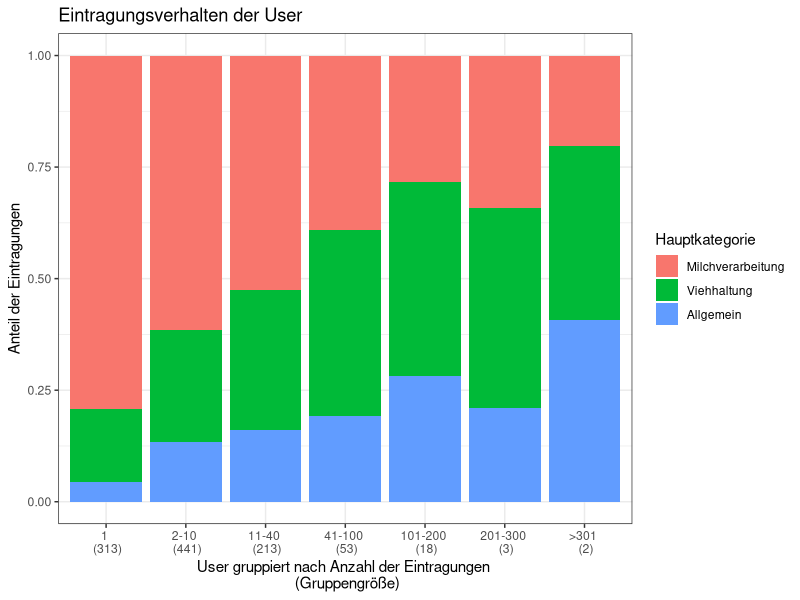
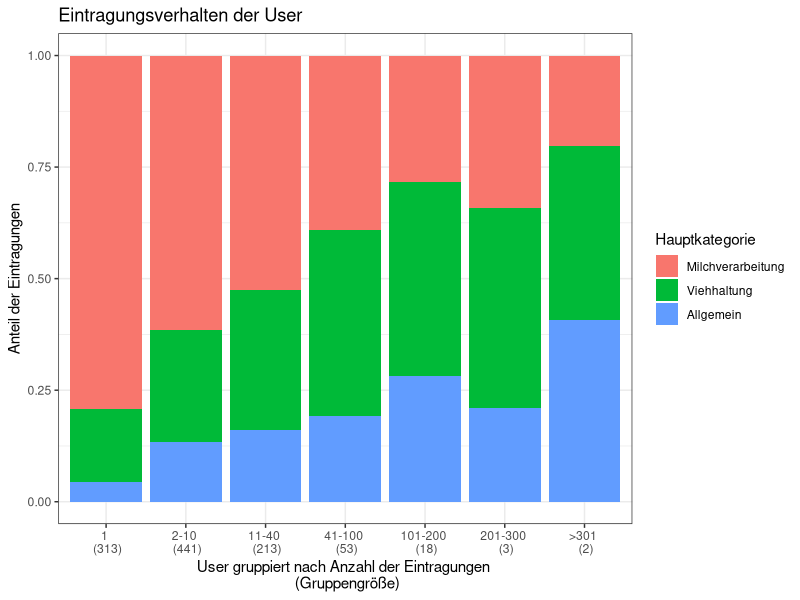

Here is the R script that generated these plots, in order:
# Alle User teilen wir nun in 7 Gruppen ein, nach ihrer Anzahl der Crowdsourcing- Einträge
crowd <- read.csv("crowd01.csv", encoding = "UTF-8", sep = ",")
ids <- table(crowd$Id_Informant)

#1. Gruppe entspricht alle User die nur einen Eintrag geleistet haben
# = 313 verschiedene User/ 313 Einträge
eintrag_eins <- ids[ids == 1]
dimnames(eintrag_eins)
eintrag_eins <- as.numeric(dimnames(eintrag_eins)[[1]])
eintrag_eins <- crowd[crowd$Id_Informant %in% eintrag_eins, ]
table(eintrag_eins$Hauptkategorie)
# Häufigste Kategorie: Milchverarbeitung (235 Einträge), dann Viehhaltung (49 Einträge), Allgemein (13)

#2. Gruppe: 2 - 10 Einträge = 441 User gesamt mit Gesamt 2131 Beiträgen
ids[ids > 1 & ids < 11]
beitrag_2_10 <- ids[ids > 1 & ids < 11]
dimnames(beitrag_2_10) 
index_2_10 <- as.numeric(dimnames(beitrag_2_10)[[1]])
subset_2_10 <-crowd[crowd$Id_Informant %in% index_2_10, ]
nrow(subset_2_10)
# Anzahl Belege gesamt: 2131
filter_subset_2_10 <- subset_2_10[!duplicated(subset_2_10$Id_Informant),]
# Für user anzahl: 441
nrow(filter_subset_2_10)
# Häufigste genannte Kategorie 
table(subset_2_10$Hauptkategorie)
#         Ackerbau              Allgemein                 Backen                  Fauna 
#            36                    243                     51                     50 
#            Flora       Holzverarbeitung                  Küche Landschaftsformationen 
#            61                     40                     27                     18 
# Milchverarbeitung            Viehhaltung                 Wetter                   Zeit 
#           1119                    460                     18                      8 

# Meiste: Kategorie Milchverarbeitung(1119 Einträge), dann Viehhaltung (460 Einträge), Allgemein(243)




# 3. Gruppe: 11 - 40 Eintragungen = 213 User mit 4240 Beiträgen insgesamt
ids[ids > 10 & ids < 41 ]
beitrag_11_40 <- ids[ids > 10 & ids < 41]
dimnames(beitrag_11_40)
index_11_40 <- as.numeric(dimnames(beitrag_11_40)[[1]])
subset_11_40 <-crowd[crowd$Id_Informant %in% index_11_40, ]
#User 213
filter_11_40 <- subset_11_40[!duplicated(subset_11_40$Id_Informant),]
nrow(filter_11_40)
#Einträge gesamt 4240
nrow(subset_11_40)
table(subset_11_40$Hauptkategorie)
#             Ackerbau              Allgemein                 Backen                  Fauna 
#                 119                    558                    138                    136 
#               Flora       Holzverarbeitung                  Küche Landschaftsformationen 
#                 137                     95                     41                     29 
#   Milchverarbeitung            Viehhaltung                 Wetter                   Zeit 
#               1820                   1083                     54                     30 
 
# Meiste Kategorie: Milchverarbeitung (1820), Viehhaltung (1083), Allgemein (558)

# 4. Gruppe 41- 100 Eintragungen 
ids[ids > 40 & ids < 101 ]
beitrag_41_100 <- ids[ids > 40 & ids < 101]
dimnames(beitrag_41_100)
index_41_100 <- as.numeric(dimnames(beitrag_41_100)[[1]])
subset_41_100 <-crowd[crowd$Id_Informant %in% index_41_100, ]
nrow(subset_41_100)
# Anzahl Belege gesamt:3427
filter_subset_41_100 <- subset_41_100[!duplicated(subset_41_100$Id_Informant),]
# User anzahl: 53
nrow(filter_subset_41_100)

# Häufigste genannte Kategorie ? 
table(subset_41_100$Hauptkategorie)
#         Ackerbau              Allgemein                 Backen                  Fauna 
#             123                    503                    133                    151 
#           Flora       Holzverarbeitung                  Küche Landschaftsformationen 
#             163                     89                     48                     21 
# Milchverarbeitung            Viehhaltung                 Wetter                   Zeit 
#             1022                   1083                     72                     19 
#Häufigste Kategorie:  Viehhaltung (1083), dann Milchverarbeitung (1022), Allgemein (503)

# 5. Gruppe: 101 - 200 Einträge ins Crowdsourcing-Tool
ids[ids > 100 & ids < 201 ]
beitrag_101_200 <- ids[ids > 100 & ids < 201]
dimnames(beitrag_101_200)
index_101_200 <- as.numeric(dimnames(beitrag_101_200)[[1]])
subset_101_200 <-crowd[crowd$Id_Informant %in% index_101_200, ]
nrow(subset_101_200)
# Anzahl Belege gesamt: 2325
filter_subset_101_200 <- subset_101_200[!duplicated(subset_101_200$Id_Informant),]
# User anzahl: 18
nrow(filter_subset_101_200)

# Häufigste genannte Kategorie ? 
table(subset_101_200$Hauptkategorie)
#           Ackerbau              Allgemein                 Backen                  Fauna 
#               79                    424                     75                    177 
#             Flora       Holzverarbeitung                  Küche Landschaftsformationen 
#               166                     52                     84                     39 
#   Milchverarbeitung            Viehhaltung                 Wetter                   Zeit 
#               427                    650                    109                     43 
# Häufigste Kategorie: Viehhaltung (650), Milchverarbeitung (427), Allgemein (424)

# 6. Gruppe: 201 - 300 Einträge
beitrag_201_300 <- ids[ids > 200 & ids < 301]
dimnames(beitrag_201_300)
index_201_300 <- as.numeric(dimnames(beitrag_201_300)[[1]])
subset_201_300 <-crowd[crowd$Id_Informant %in% index_201_300, ]
nrow(subset_201_300)
# Anzahl Belege gesamt: 634
filter_subset_201_300 <- subset_201_300[!duplicated(subset_201_300$Id_Informant),]
# User anzahl: 3
nrow(filter_subset_201_300)

# Häufigste genannte Kategorie ? 
table(subset_201_300$Hauptkategorie)
# Häufigste Kategorie: Viehaltung (192), dann Milchverarbeitung (146), Allgemein (90)

# 7. Gruppe: PowerUser 2&1
beitrag_301_500 <- ids[ids > 300 & ids < 701]
dimnames(beitrag_301_500)
index_301_500 <- as.numeric(dimnames(beitrag_301_500)[[1]])
subset_301_500 <-crowd[crowd$Id_Informant %in% index_301_500, ]
nrow(subset_301_500)

# Anzahl Belege gesamt: 1027
filter_subset_301_500 <- subset_301_500[!duplicated(subset_301_500$Id_Informant),]
# User Anzahl: 2
nrow(filter_subset_301_500)
# Häufigste genannte Kategorie ? 
table(subset_301_500$Hauptkategorie)
# Häufigste Kategorie: Allgemein (216), dann Viehhaltung (207), Milchverarbeitung (108)

# Gestapeltes Säulendiagramm erstellen: User-Gruppen Verglichen mit deren ausgewählten Kategorien im Crowdsourcing
# Über alle User-Gruppen sind die häufigsten ausgewählten Hauptkategorien: 
# Milchverarbeitung, Viehhaltung, Allgemein
# deswegen Säulendiagramm nur über diese 3 Hauptkategorien betrachtet

#Tabelle über User-Gruppen und deren ausgewählte Hauptkategorien (mit den absoluten Häufigkeiten)
gruppe    <-factor(c(1, 2, 3, 4, 5, 6, 7 ))
milch     <-c(235, 1119, 1820, 1022, 427, 146, 108)
vieh      <-c(49,  460,  1083, 1083, 650, 192, 207 )
allgemein <-c(13,  243,  558,   503, 424,  90, 216 )
User <- data.frame(gruppe,milch, vieh, allgemein)
User

# Tabelle über User-Gruppen mit relativen Häufigkeiten bzgl. der Anzahl an Hauptkategorien
# Als Gruppenname die Anzahl der Einträge definiert
Gruppe    <-factor(c("1", "2-10", "11-40", "41-100", "101-200", "201-300", ">301" ))
Milchverarbeitung     <-c(79.12, 61.42, 52.59, 39.19, 28.45, 34.11, 20.34)
Viehhaltung           <-c(16.5,  25.25, 31.29, 41.52, 43.30, 44.86, 38.98 )
Allgemein             <-c(4.38,  13.33, 16.12, 19.29, 28.25, 21.03, 40.68 )
User_rel <- data.frame(Gruppe,Milchverarbeitung, Viehhaltung, Allgemein)
User_rel
library(reshape2)
User1 <- melt(User_rel, id.var="Gruppe")
User1
# gestapeltes Säulendiagramm erstellen:
library(ggplot2)
User_Gruppen <- ggplot(User1, aes(x = Gruppe, y = value, fill = variable)) + 
  geom_bar(position = "fill", stat = "identity") +
  ggtitle("Eintragungsverhalten der User") +
  theme_bw()+
  labs(x="User gruppiert nach Anzahl der Eintragungen \n (Gruppengröße)", y="Anteil der Eintragungen", fill = "Hauptkategorie")+
  scale_x_discrete(limits=c("1" , "2-10", "11-40", "41-100", "101-200", "201-300", ">301" ),
                   labels=c("1 \n (313)", "2-10 \n (441)", "11-40 \n (213)", "41-100 \n (53)", "101-200 \n (18)", "201-300 \n (3)", ">301 \n (2)"))
User_Gruppen
ggsave("geschichteter_User.png", plot =User_Gruppen , width = 17, height = 10, units = "cm")

